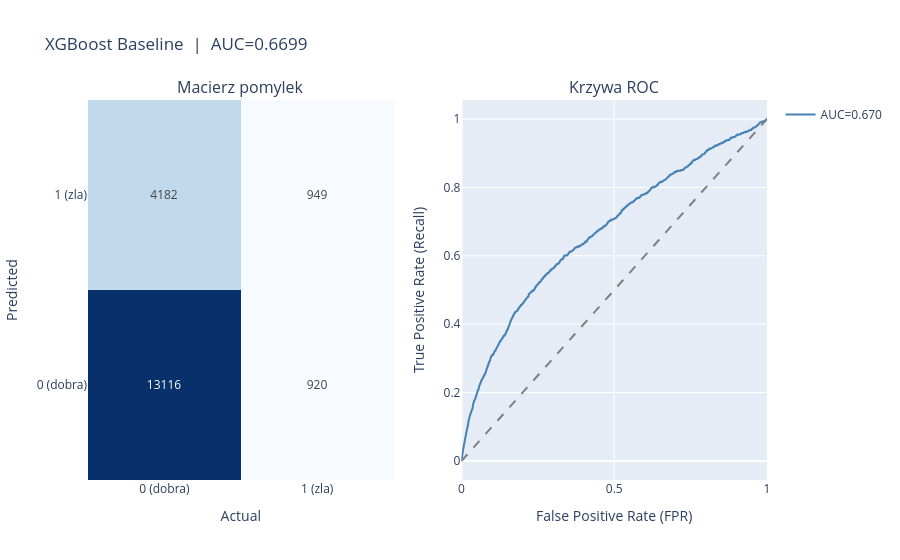

The code cell stored with this chart in its notebook:
### Code cell
from sklearn.metrics import (classification_report, confusion_matrix,
                              roc_auc_score, roc_curve)

def evaluate(model, X_test, y_test, threshold=0.5, name=""):
    y_proba = model.predict_proba(X_test)[:, 1]
    y_pred  = (y_proba >= threshold).astype(int)
    auc     = roc_auc_score(y_test, y_proba)
    report  = classification_report(y_test, y_pred, output_dict=True, zero_division=0)
    cm      = confusion_matrix(y_test, y_pred)

    # Transponujemy: wiersze = Predicted, kolumny = Actual
    cm_T = cm.T
    labels = ["0 (dobra)", "1 (zla)"]

    fig = make_subplots(rows=1, cols=2,
                        subplot_titles=["Macierz pomylek", "Krzywa ROC"])
    fig.add_trace(go.Heatmap(
        z=cm_T, text=cm_T, texttemplate="%{text}",
        x=labels, y=labels,
        colorscale="Blues", showscale=False,
    ), row=1, col=1)
    fig.update_xaxes(title_text="Actual", row=1, col=1)
    fig.update_yaxes(title_text="Predicted", row=1, col=1)

    fpr, tpr, _ = roc_curve(y_test, y_proba)
    fig.add_trace(go.Scatter(x=fpr, y=tpr, mode="lines", name=f"AUC={auc:.3f}",
                             line=dict(color="steelblue", width=2)), row=1, col=2)
    fig.add_trace(go.Scatter(x=[0,1], y=[0,1], mode="lines",
                             line=dict(dash="dash", color="gray"), showlegend=False),
                  row=1, col=2)
    fig.update_xaxes(title_text="False Positive Rate (FPR)", row=1, col=2)
    fig.update_yaxes(title_text="True Positive Rate (Recall)", row=1, col=2)
    fig.update_layout(title=f"{name}  |  AUC={auc:.4f}", height=420)
    fig.show()

    p1 = report.get("1", {})
    print(f"  Precision(1): {p1.get('precision',0):.3f}")
    print(f"  Recall(1):    {p1.get('recall',0):.3f}")
    print(f"  F1(1):        {p1.get('f1-score',0):.3f}")
    return {"auc": auc, "precision_1": p1.get("precision",0),
            "recall_1": p1.get("recall",0), "f1_1": p1.get("f1-score",0)}

metrics_baseline = evaluate(model_baseline, X_test, y_test, name="XGBoost Baseline")

### Figure 1 — Plotly figure (JSON) as saved in the notebook; plotly's stock layout.template omitted (floating-point values rounded to 4 significant figures; data arrays with more than 128 entries replaced by an {"elided": "..."} marker saying what was removed)
{"data": [{"colorscale": [[0, "rgb(247,251,255)"], [0.125, "rgb(222,235,247)"], [0.25, "rgb(198,219,239)"], [0.375, "rgb(158,202,225)"], [0.5, "rgb(107,174,214)"], [0.625, "rgb(66,146,198)"], [0.75, "rgb(33,113,181)"], [0.875, "rgb(8,81,156)"], [1, "rgb(8,48,107)"]], "showscale": false, "text": [[13116, 920], [4182, 949]], "texttemplate": "%{text}", "type": "heatmap", "x": ["0 (dobra)", "1 (zla)"], "xaxis": "x", "y": ["0 (dobra)", "1 (zla)"], "yaxis": "y", "z": [[13116, 920], [4182, 949]]}, {"line": {"color": "steelblue", "width": 2}, "mode": "lines", "name": "AUC=0.670", "type": "scatter", "x": {"elided": "3222 float values"}, "xaxis": "x2", "y": {"elided": "3222 float values"}, "yaxis": "y2"}, {"line": {"color": "gray", "dash": "dash"}, "mode": "lines", "showlegend": false, "type": "scatter", "x": [0, 1], "xaxis": "x2", "y": [0, 1], "yaxis": "y2"}], "layout": {"annotations": [{"font": {"size": 16}, "showarrow": false, "text": "Macierz pomylek", "x": 0.225, "xanchor": "center", "xref": "paper", "y": 1, "yanchor": "bottom", "yref": "paper"}, {"font": {"size": 16}, "showarrow": false, "text": "Krzywa ROC", "x": 0.775, "xanchor": "center", "xref": "paper", "y": 1, "yanchor": "bottom", "yref": "paper"}], "autosize": true, "title": {"text": "XGBoost Baseline  |  AUC=0.6699"}, "xaxis": {"anchor": "y", "autorange": true, "domain": [0, 0.45], "range": [-0.5, 1.5], "title": {"text": "Actual"}, "type": "category"}, "xaxis2": {"anchor": "y2", "autorange": true, "domain": [0.55, 1], "range": [0, 1], "title": {"text": "False Positive Rate (FPR)"}, "type": "linear"}, "yaxis": {"anchor": "x", "autorange": true, "domain": [0, 1], "range": [-0.5, 1.5], "title": {"text": "Predicted"}, "type": "category"}, "yaxis2": {"anchor": "x2", "autorange": true, "domain": [0, 1], "range": [-0.05556, 1.056], "title": {"text": "True Positive Rate (Recall)"}, "type": "linear"}}}
